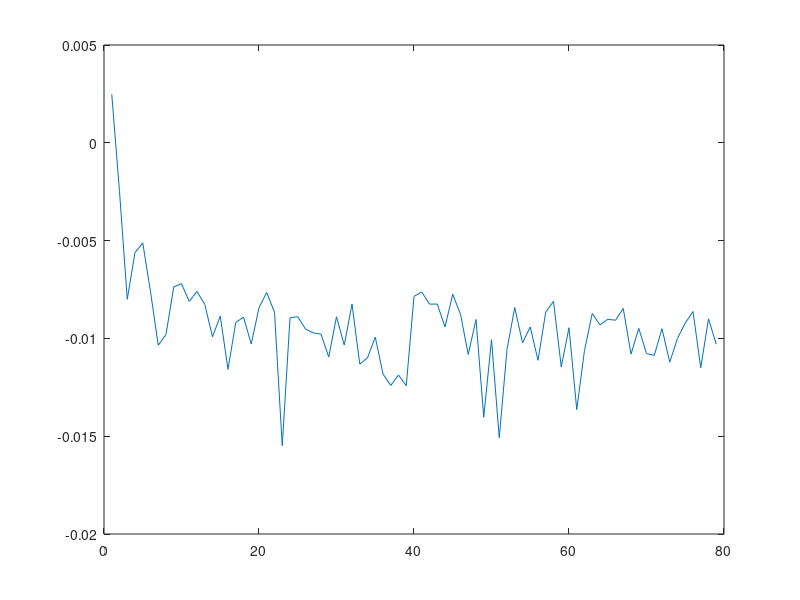

Source code (MATLAB):
close all; clear all; clc
% Plot Sensor reponse functions for ee192
% S(alpha,x,h,I) = [k*I/(h^2 + x^2)]*(x*sin(alpha) + h*cos(alpha))
% alpha: angle w/respect to horizontal (0 is horizontal)
% x: orthogonal distance to wire
% h: height from ground
% I: current running through wire
% k: amplifier gain

offset = 0.08; %m offset from center
alpha = 0;
h = 0.025; %m
I = 0.1; %A
k = 1; %amp gain

x = -0.30:0.0001:0.30;

SR = (k*I./(h^2 + (x+offset).^2)).*((x+offset).*sin(alpha) + h*cos(alpha));
SL = (k*I./(h^2 + (x-offset).^2)).*((x-offset).*sin(alpha) + h*cos(alpha));

plot(x,1./SR-1./SL)

%%
R = 100:50:4000;
% R = R + (15*randn(1,length(R)));
L = 100;
plot(1./R-1./L)
%%
plot(15*randn(1,length(R)))
%%
R = 100:50:4000;
R = R + (15*randn(1,length(R)));
L = (15*randn(1,length(R))+100);
plot(1./R-1./L)